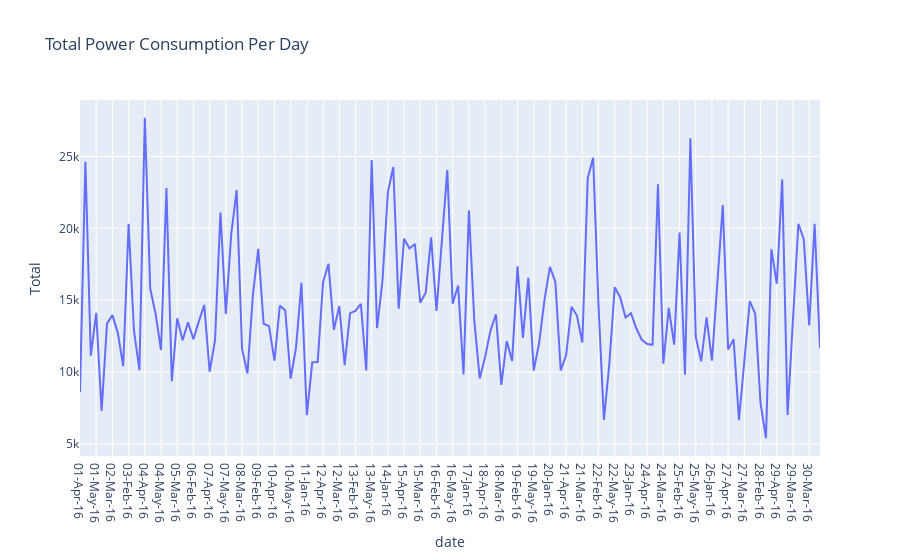

Notebook source saved alongside this figure:
### Markdown cell above
# Power Consumption per day and comparative analysis

### Code cell
# Total Power Consumption Per Day
fig = px.line(df_per_day, x='date', y='Total',title="Total Power Consumption Per Day")
fig.show()

### Figure 1 — Plotly figure (JSON) as saved in the notebook; plotly's stock layout.template omitted (floating-point values rounded to 4 significant figures; data arrays with more than 128 entries replaced by an {"elided": "..."} marker saying what was removed)
{"data": [{"hovertemplate": "date=%{x}<br>Total=%{y}<extra></extra>", "legendgroup": "", "line": {"color": "#636efa", "dash": "solid"}, "marker": {"symbol": "circle"}, "mode": "lines", "name": "", "orientation": "v", "showlegend": false, "type": "scatter", "x": {"elided": "138 str values"}, "xaxis": "x", "y": {"elided": "138 int values"}, "yaxis": "y"}], "layout": {"legend": {"tracegroupgap": 0}, "title": {"text": "Total Power Consumption Per Day"}, "xaxis": {"anchor": "y", "domain": [0, 1], "title": {"text": "date"}}, "yaxis": {"anchor": "x", "domain": [0, 1], "title": {"text": "Total"}}}}
